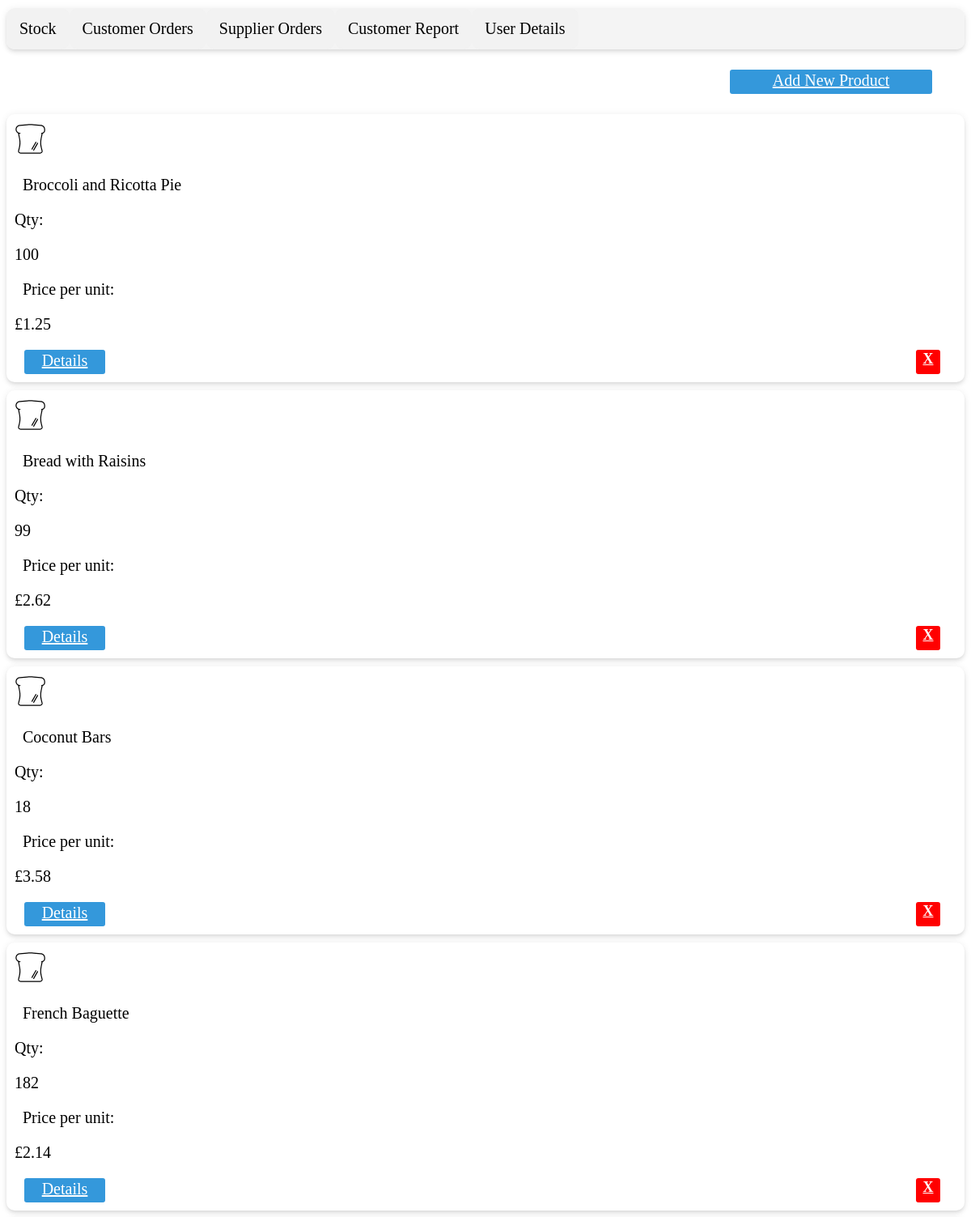
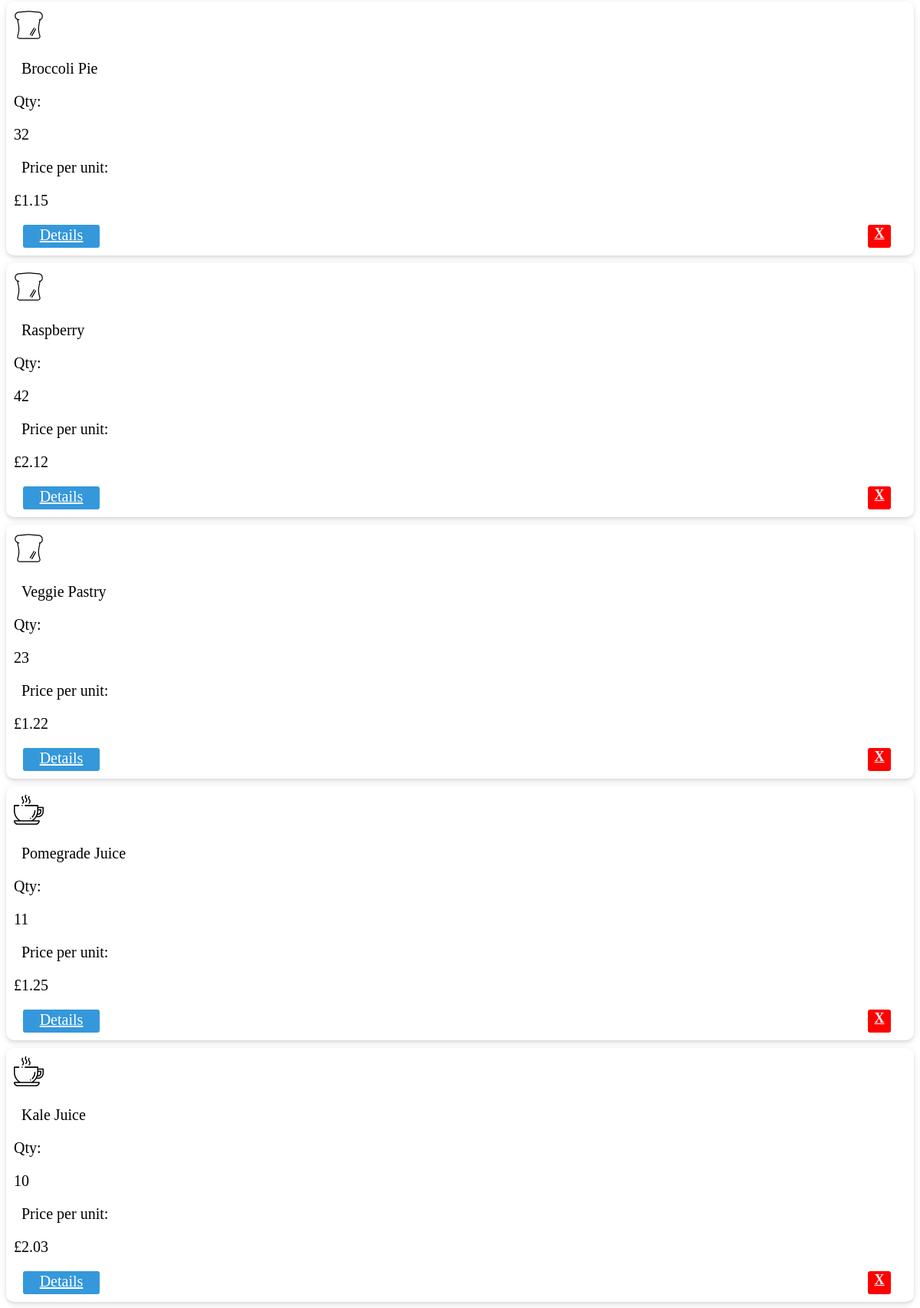
The page /php/acp_stock.php (upper part) on the database its author committed (2 pictures, top to bottom).
### tables this page shows
CREATE TABLE IF NOT EXISTS `products` (
  `prod_id` int(11) NOT NULL AUTO_INCREMENT,
  `prod_name` varchar(50) NOT NULL,
  `price` decimal(5,2) NOT NULL,
  `sup_id` int(11) NOT NULL,
  `prod_dsc` varchar(230) NOT NULL,
  `prod_img` text NOT NULL,
  `cat_id` int(11) NOT NULL,
  `sto_qty` int(8) NOT NULL,
  PRIMARY KEY (`prod_id`),
  KEY `sup_id` (`sup_id`),
  KEY `cat_id` (`cat_id`)
);

CREATE TABLE IF NOT EXISTS `category` (
  `cat_id` int(11) NOT NULL AUTO_INCREMENT,
  `cat_name` enum('BAKERY','DRINK','VEGETABLES','DAIRY') NOT NULL,
  `cat_img` text NOT NULL,
  PRIMARY KEY (`cat_id`)
);

### php/acp_stock.php (the view, shortened to what this page needs)
<!DOCTYPE html>
<html lang="en">
<head>
    <link rel="stylesheet" type="text/css" href="css/stylelogin.css">
    <link rel="stylesheet" href="css/stock.css">
</head>
<?php  include "admin_panel_connection.php"; ?>
<body>
    <div class="btn-new-prod"><a href="?page=acp_add_new_product">Add New Product</a></div>
<?php
    $search = "SELECT * FROM products, category WHERE products.cat_id = category.cat_id ORDER BY products.cat_id";
    $result = mysqli_query($mysqli, $search);
    while ($row = mysqli_fetch_assoc($result))
    {
?>
                <div class="cart-row">
                    <div class="row">
                        <div class="col-lg-1 col-md-3 col-xs-2 " >
                        <?php print '<div class="category-img"><img alt="product example" src=" ' .$row["cat_img"]. ' "></div>'; ?>
                        </div>
                        <div class="col-lg-2 col-md-3 col-xs-2 stock-name" >
                            <p><?php echo $row["prod_name"] ?></p>
                        </div>
                        <div class="col-lg-1 col-md-3 col-xs-2" >
                            <p>Qty: </p>
                        </div>
                        <div class="col-lg-1 col-md-3 col-xs-2" >
                            <p><?php echo $row["sto_qty"]?></p>
                        </div>
                        <div class="col-lg-2 col-md-3 col-xs-2 four" >
                           <p>Price per unit: </p>
                        </div>
                        <div class="col-lg-1 col-md-3 col-xs-2" >
                           <p>&pound<?php echo $row["price"]?></p>
                        </div>
                        <div class="col-lg-1 col-md-3 col-xs-2 seven" >
<?php
    print '<div class="btn-details"><a href="?page=acp_stock_details&prod_id=' . $row["prod_id"] . '&action=see_details">Details</a></div> ';
?>
                        </div>
                        <div class="col-lg-1 col-md-3 col-xs-2s five" >
<?php
    print '<div class="btn-remove"><a href="?page=acp_stock&prod_id=' . $row["prod_id"] . '&action=remove">X</a></div> ';
?>
                        </div>
                    </div>
                </div>
</body>
<?php
        }

### css/stock.css (style rules this page uses)
* { box-sizing: border-box; }
.four { margin-left: 10px; white-space: nowrap }
.five { margin-left: 10px; position: relative; float: right; }
.stock-name { margin-left: 10px; width: 30%; }
.btn-add, .btn-details, .btn-checkout, .btn-cart, .btn-new-prod { text-align: center; padding : 2px; width: 130px; height: 30px; background-color: #3498db; color: #fff; border-radius:3px; border:0; font-size: 20px; }
.btn-remove > a { text-align: center; vertical-align: middle; padding : 1px; width: 30px; height: 30px; background-color: red; color: white; font-weight: 800; border-radius:3px; border:0; font-size: 18px; float:right; margin-right:20px; }
.btn-cart, .btn-details { width: 100px; float: left; margin: 0 12px; }
.btn-new-prod { position: relative; margin: 25px 40px 25px auto; width: 250px; text-align: center; }
.btn-new-prod a, .btn-details a { color: #fff; }
.category-img img { width: 39px; height: 41px; }
.cart-row:after, .row-checkout:after, .container-cart:after { content: ""; display: table; clear: both; }
.cart-row { width: border-box; margin: 10px auto; padding: 10px; background-color: #FFFFFF; font-size: 20px; box-shadow: 0 2px 4px -1px rgba(0, 0, 0, 0.06), 0 4px 5px 0 rgba(0, 0, 0, 0.06), 0 1px 10px 0 rgba(0, 0, 0, 0.08); border-radius: 10px; position: relative; overflow: hidden; }
a { color: #2196F3; }

### rows shown on the page
products: cat.cat_img (picture), prod_name "Broccoli and Ricotta Pie", sto_qty "100", price "1.25"
products: cat.cat_img (picture), prod_name "Bread with Raisins", sto_qty "99", price "2.62"
products: cat.cat_img (picture), prod_name "Coconut Bars", sto_qty "18", price "3.58"
products: cat.cat_img (picture), prod_name "French Baguette", sto_qty "182", price "2.14"
products: cat.cat_img (picture), prod_name "Broccoli Pie", sto_qty "32", price "1.15"
products: cat.cat_img (picture), prod_name "Raspberry", sto_qty "42", price "2.12"
products: cat.cat_img (picture), prod_name "Veggie Pastry", sto_qty "23", price "1.22"
products: cat.cat_img (picture), prod_name "Pomegrade Juice", sto_qty "11", price "1.25"
products: cat.cat_img (picture), prod_name "Kale Juice", sto_qty "10", price "2.03"
